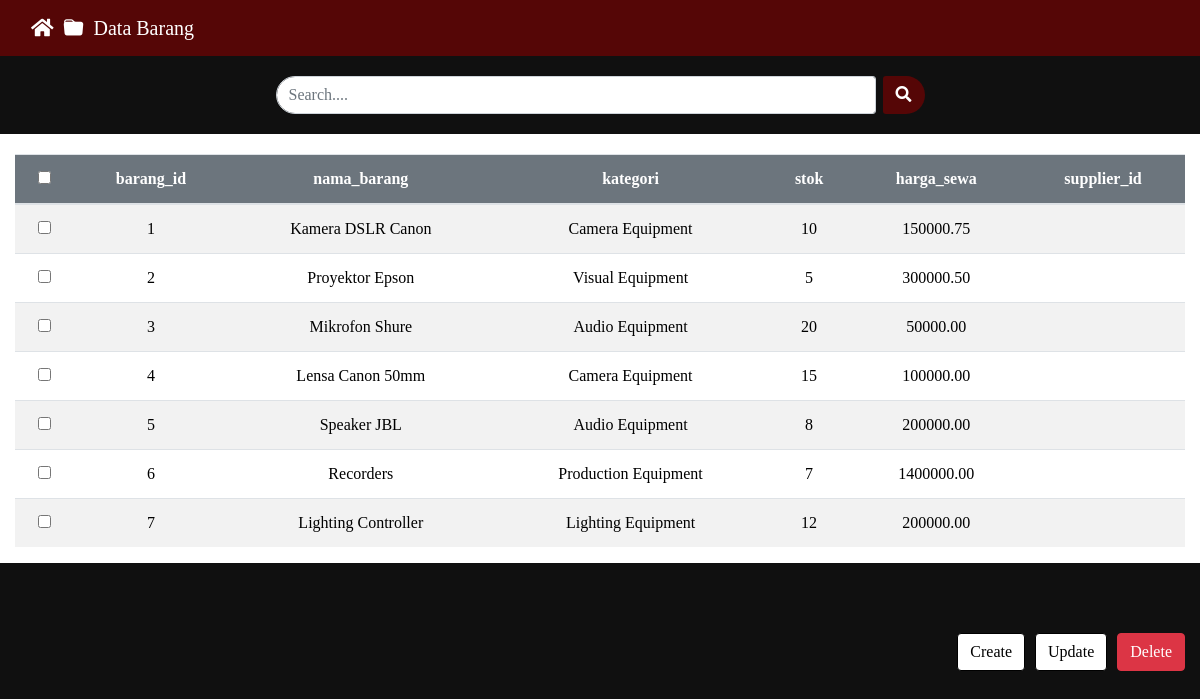
The app's page /pages/PageDataBarang/PAGE/DataBarang.php with its own data.
### tables this page shows
CREATE TABLE `barang` (
  `barang_id` int(11) NOT NULL,
  `nama_barang` varchar(255) NOT NULL,
  `kategori` varchar(255) DEFAULT NULL,
  `stok` int(11) NOT NULL,
  `harga_sewa` decimal(10,2) NOT NULL,
  `supplier_id` int(11) DEFAULT NULL
);

### pages/PageDataBarang/PAGE/DataBarang.php (the view, shortened to what this page needs)
<?php
include "config.php";
?>
<!DOCTYPE html>
<html lang="en">
<head>
    <link rel="stylesheet" href="https://maxcdn.bootstrapcdn.com/bootstrap/4.0.0/css/bootstrap.min.css">
    <link rel="stylesheet" href="https://cdnjs.cloudflare.com/ajax/libs/font-awesome/5.15.4/css/all.min.css">
    <link rel="stylesheet" href="https://cdnjs.cloudflare.com/ajax/libs/bootstrap-icons/1.8.1/font/bootstrap-icons.min.css">
</head>
<body>
    <div class="container-fluid" id="navbar-container">
        <nav class="navbar navbar-expand-lg navbar-light">
            <a class="navbar-brand" href="#">
                <i class="fas fa-home"></i>
                <i class="bi bi-folder-fill"></i>
                Data Barang
            </a>
        </nav>
    </div>
    <form class="form-inline my-4 my-lg-0" method="GET">
        <input class="form-control mr-sm-2" type="search" name="search" placeholder="Search...." aria-label="Search">
        <button class="btn my-2 my-sm-0">
            <i class="fas fa-search"></i>
        </button>
    </form>
    <form id="dataForm" action="barang_hapus.php" method="post">
        <div class="container-fluid">
            <div class="row">
                <div class="col-md-12">
                    <table class="table table-striped">
                        <thead>
                            <tr>
                                <th><input type="checkbox" id="select-all"></th>
                                <th>barang_id</th>
                                <th>nama_barang</th>
                                <th>kategori</th>
                                <th>stok</th>
                                <th>harga_sewa</th>
                                <th>supplier_id</th>
                            </tr>
                        </thead>
                        <tbody>
                        <?php
                           $sql = "SELECT barang_id, nama_barang, kategori, stok, harga_sewa, supplier_id FROM barang";
                           $sql .= " ORDER BY barang_id";
                           $hasil = mysqli_query($config, $sql);
                           if (mysqli_num_rows($hasil) > 0) {
                               while ($data = mysqli_fetch_array($hasil)) {
                            ?>
                            <tr>
                                <td><input type="checkbox" name="selected[]" value="<?php echo $data['barang_id']; ?>"></td>
                                <td><?php echo $data['barang_id']; ?></td>
                                <td><?php echo $data['nama_barang']; ?></td>
                                <td><?php echo $data['kategori']; ?></td>
                                <td><?php echo $data['stok']; ?></td>
                                <td><?php echo $data['harga_sewa']; ?></td>
                                <td><?php echo $data['supplier_id']; ?></td>
                            </tr>
                            <?php
                                }
                            } else {
                                echo "<tr><td colspan='7'>No records found</td></tr>";
                            }
                            ?>
                        </tbody>
                    </table>
                </div>
            </div>
            <div class="action-buttons">
                <button class="btn btn-white-black" onclick="document.getElementById('dataForm').action='createDataBarang.php'; document.getElementById('dataForm').submit();">Create</button>
                <button class="btn btn-white-black" onclick="document.getElementById('dataForm').action='UpdateDataBarang.php'; document.getElementById('dataForm').submit();">Update</button>
                <button class="btn btn-danger" onclick="document.getElementById('dataForm').submit();">Delete</button>
            </div>
        </div>
    </form>
</body>
</html>

### pages/PageDataBarang/PAGE/DataBarang.php (style rules this page uses)
body { font-family: 'Inknut Antiqua', serif; background-color: #101010; color: white; }
#navbar-container { background-color: rgb(85, 6, 6); margin-bottom: 20px; }
.navbar-brand { color: white !important; display: flex; align-items: center; }
.navbar-brand i { margin-right: 10px; }
.form-inline { display: flex; justify-content: center; width: 100%; margin-top: 20px; }
.form-inline .form-control { flex: 1; max-width: 600px; border-top-left-radius: 25px; border-bottom-left-radius: 25px; }
.form-inline .btn { margin-left: -1px; border-top-right-radius: 25px; border-bottom-right-radius: 25px; background-color: rgb(85, 6, 6); color: white; }
.row { color: black; background-color: white; margin-top: 20px; }
.table { width: 100%; margin-top: 20px; }
.table th { background-color: #6c757d; color: white; text-align: center; }
.table td { text-align: center; }
.action-buttons { display: flex; justify-content: flex-end; margin-top: 70px; }
.action-buttons .btn { margin-left: 10px; }
.btn-white-black { background-color: white; color: black; border: 1px solid black; }

### records on screen
barang: barang_id "1", nama_barang "Kamera DSLR Canon", kategori "Camera Equipment", stok "10", harga_sewa "150000.75"
barang: barang_id "2", nama_barang "Proyektor Epson", kategori "Visual Equipment", stok "5", harga_sewa "300000.50"
barang: barang_id "3", nama_barang "Mikrofon Shure", kategori "Audio Equipment", stok "20", harga_sewa "50000.00"
barang: barang_id "4", nama_barang "Lensa Canon 50mm", kategori "Camera Equipment", stok "15", harga_sewa "100000.00"
barang: barang_id "5", nama_barang "Speaker JBL", kategori "Audio Equipment", stok "8", harga_sewa "200000.00"
barang: barang_id "6", nama_barang "Recorders", kategori "Production Equipment", stok "7", harga_sewa "1400000.00"
barang: barang_id "7", nama_barang "Lighting Controller", kategori "Lighting Equipment", stok "12", harga_sewa "200000.00"
